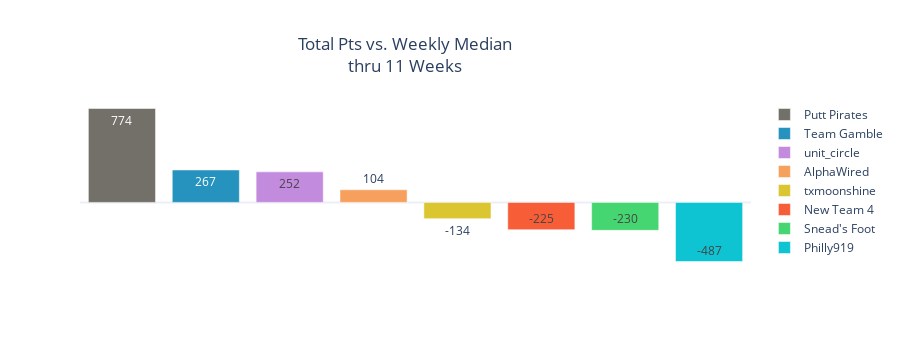

Write notebook code for a chart like this one.
### Code cell
### SEASON TO DATE SCORE VS WEEKLY MEDIAN  ###

team_median_deltas = pd.DataFrame(df.groupby('team',as_index=False)['median_delta'].sum()).sort_values(by='median_delta',ascending=False).reset_index(drop=True)

median_delta_bar = px.bar(team_median_deltas,
                          text_auto='.3s',
                          color='team',
                          color_discrete_map=team_color,
                          title='Total Pts vs. Weekly Median<br>thru 11 Weeks',
                          template='plotly_white',
                          labels={'index':'', 'value':''},
                          height=350
                         )

median_delta_bar.update_layout(title_x=.5,legend=dict(title=None))

median_delta_bar.update_xaxes(showticklabels=False)
median_delta_bar.update_yaxes(showticklabels=False, showgrid=False)
median_delta_bar.update_layout(hoverlabel=dict(font_size=18,font_family="Rockwell"),title_x=.45)

median_delta_bar.show()

### Figure 1 — Plotly figure (JSON) as saved in the notebook; plotly's stock layout.template omitted (floating-point values rounded to 4 significant figures)
{"data": [{"alignmentgroup": "True", "hovertemplate": "team=Putt Pirates<br>=%{y}<extra></extra>", "legendgroup": "Putt Pirates", "marker": {"color": "rgb(115,112,106)", "pattern": {"shape": ""}}, "name": "Putt Pirates", "offsetgroup": "Putt Pirates", "orientation": "v", "showlegend": true, "textposition": "auto", "texttemplate": "%{y:.3s}", "type": "bar", "x": [0], "xaxis": "x", "y": [774.1], "yaxis": "y"}, {"alignmentgroup": "True", "hovertemplate": "team=Team Gamble<br>=%{y}<extra></extra>", "legendgroup": "Team Gamble", "marker": {"color": "rgb(38,147,190)", "pattern": {"shape": ""}}, "name": "Team Gamble", "offsetgroup": "Team Gamble", "orientation": "v", "showlegend": true, "textposition": "auto", "texttemplate": "%{y:.3s}", "type": "bar", "x": [1], "xaxis": "x", "y": [267.1], "yaxis": "y"}, {"alignmentgroup": "True", "hovertemplate": "team=unit_circle<br>=%{y}<extra></extra>", "legendgroup": "unit_circle", "marker": {"color": "rgb(194,139,221)", "pattern": {"shape": ""}}, "name": "unit_circle", "offsetgroup": "unit_circle", "orientation": "v", "showlegend": true, "textposition": "auto", "texttemplate": "%{y:.3s}", "type": "bar", "x": [2], "xaxis": "x", "y": [251.6], "yaxis": "y"}, {"alignmentgroup": "True", "hovertemplate": "team=AlphaWired<br>=%{y}<extra></extra>", "legendgroup": "AlphaWired", "marker": {"color": "rgb(247,160,93)", "pattern": {"shape": ""}}, "name": "AlphaWired", "offsetgroup": "AlphaWired", "orientation": "v", "showlegend": true, "textposition": "auto", "texttemplate": "%{y:.3s}", "type": "bar", "x": [3], "xaxis": "x", "y": [104.1], "yaxis": "y"}, {"alignmentgroup": "True", "hovertemplate": "team=txmoonshine<br>=%{y}<extra></extra>", "legendgroup": "txmoonshine", "marker": {"color": "rgb(219,197,48)", "pattern": {"shape": ""}}, "name": "txmoonshine", "offsetgroup": "txmoonshine", "orientation": "v", "showlegend": true, "textposition": "auto", "texttemplate": "%{y:.3s}", "type": "bar", "x": [4], "xaxis": "x", "y": [-133.9], "yaxis": "y"}, {"alignmentgroup": "True", "hovertemplate": "team=New Team 4<br>=%{y}<extra></extra>", "legendgroup": "New Team 4", "marker": {"color": "rgb(247,94,56)", "pattern": {"shape": ""}}, "name": "New Team 4", "offsetgroup": "New Team 4", "orientation": "v", "showlegend": true, "textposition": "auto", "texttemplate": "%{y:.3s}", "type": "bar", "x": [5], "xaxis": "x", "y": [-224.9], "yaxis": "y"}, {"alignmentgroup": "True", "hovertemplate": "team=Snead's Foot<br>=%{y}<extra></extra>", "legendgroup": "Snead's Foot", "marker": {"color": "rgb(70,214,113)", "pattern": {"shape": ""}}, "name": "Snead's Foot", "offsetgroup": "Snead's Foot", "orientation": "v", "showlegend": true, "textposition": "auto", "texttemplate": "%{y:.3s}", "type": "bar", "x": [6], "xaxis": "x", "y": [-230.4], "yaxis": "y"}, {"alignmentgroup": "True", "hovertemplate": "team=Philly919<br>=%{y}<extra></extra>", "legendgroup": "Philly919", "marker": {"color": "rgb(14,195,210)", "pattern": {"shape": ""}}, "name": "Philly919", "offsetgroup": "Philly919", "orientation": "v", "showlegend": true, "textposition": "auto", "texttemplate": "%{y:.3s}", "type": "bar", "x": [7], "xaxis": "x", "y": [-487.4], "yaxis": "y"}], "layout": {"barmode": "relative", "height": 350, "hoverlabel": {"font": {"family": "Rockwell", "size": 18}}, "legend": {"title": {}, "tracegroupgap": 0}, "title": {"text": "Total Pts vs. Weekly Median<br>thru 11 Weeks", "x": 0.45}, "xaxis": {"anchor": "y", "domain": [0, 1], "showticklabels": false, "title": {"text": ""}}, "yaxis": {"anchor": "x", "domain": [0, 1], "showgrid": false, "showticklabels": false, "title": {"text": ""}}}}
